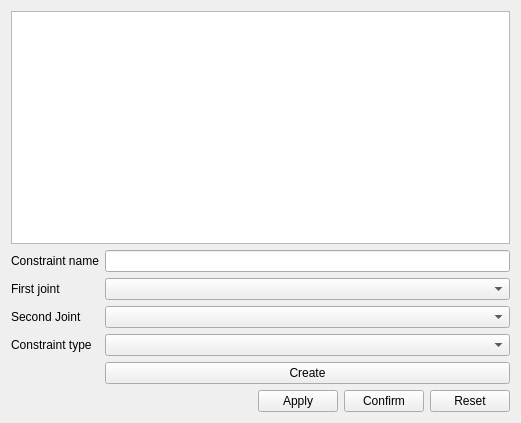
<?xml version="1.0" encoding="UTF-8"?>
<ui version="4.0">
 <class>ConstraintWidget</class>
 <widget class="QWidget" name="ConstraintWidget">
  <property name="geometry">
   <rect>
    <x>0</x>
    <y>0</y>
    <width>521</width>
    <height>423</height>
   </rect>
  </property>
  <property name="windowTitle">
   <string>Form</string>
  </property>
  <layout class="QVBoxLayout" name="verticalLayout_2">
   <item>
    <layout class="QVBoxLayout" name="verticalLayout_3">
     <item>
      <widget class="QListWidget" name="nameList"/>
     </item>
    </layout>
   </item>
   <item>
    <layout class="QFormLayout" name="formLayout">
     <property name="fieldGrowthPolicy">
      <enum>QFormLayout::AllNonFixedFieldsGrow</enum>
     </property>
     <item row="0" column="0">
      <widget class="QLabel" name="constraintNameLabel">
       <property name="text">
        <string>Constraint name</string>
       </property>
      </widget>
     </item>
     <item row="0" column="1">
      <widget class="QLineEdit" name="constraintNameEdit"/>
     </item>
     <item row="1" column="0">
      <widget class="QLabel" name="firstJointLabel">
       <property name="text">
        <string>First joint</string>
       </property>
      </widget>
     </item>
     <item row="1" column="1">
      <widget class="QComboBox" name="firstJointSelect"/>
     </item>
     <item row="2" column="0">
      <widget class="QLabel" name="secondJointLabel">
       <property name="text">
        <string>Second Joint</string>
       </property>
      </widget>
     </item>
     <item row="2" column="1">
      <widget class="QComboBox" name="secondJointSelect"/>
     </item>
     <item row="3" column="0">
      <widget class="QLabel" name="constraintTypeLabel">
       <property name="text">
        <string>Constraint type</string>
       </property>
      </widget>
     </item>
     <item row="3" column="1">
      <widget class="QComboBox" name="constraintTypeSelect"/>
     </item>
     <item row="4" column="1">
      <widget class="QPushButton" name="createConstraintButton">
       <property name="text">
        <string>Create</string>
       </property>
      </widget>
     </item>
    </layout>
   </item>
   <item>
    <layout class="QHBoxLayout" name="horizontalLayout">
     <item>
      <spacer name="horizontalSpacer">
       <property name="orientation">
        <enum>Qt::Horizontal</enum>
       </property>
       <property name="sizeHint" stdset="0">
        <size>
         <width>40</width>
         <height>20</height>
        </size>
       </property>
      </spacer>
     </item>
     <item>
      <widget class="QPushButton" name="applyButton">
       <property name="text">
        <string>Apply</string>
       </property>
      </widget>
     </item>
     <item>
      <widget class="QPushButton" name="confirmButton">
       <property name="text">
        <string>Confirm</string>
       </property>
      </widget>
     </item>
     <item>
      <widget class="QPushButton" name="resetButton">
       <property name="text">
        <string>Reset</string>
       </property>
      </widget>
     </item>
    </layout>
   </item>
  </layout>
 </widget>
 <resources/>
 <connections/>
</ui>
